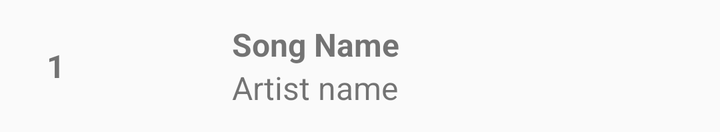
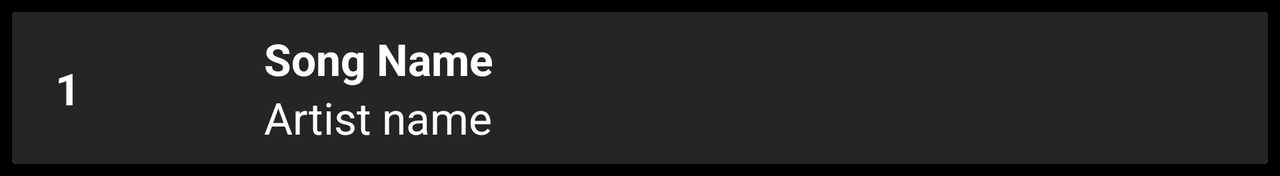

One screen, two layout resources from the same app: the default and the repository's alternative for another configuration. Each is rendered where Android would select it; the XML of both is given below.
<!-- AndroidManifest.xml: application theme AppTheme -->
<!-- res/layout/song_list.xml -->
<?xml version="1.0" encoding="utf-8"?>
<LinearLayout
    xmlns:android="http://schemas.android.com/apk/res/android"
    xmlns:tools="http://schemas.android.com/tools"
    android:layout_width="match_parent"
    android:layout_height="wrap_content"
    android:orientation="horizontal"
    android:padding="8dp">

    <TextView

        android:id="@+id/ordenSong"
        android:layout_width="40dp"
        android:layout_height="40dp"
        android:layout_gravity="center_vertical"
        android:textStyle="bold"
        android:gravity="center"
        android:textSize="16sp"
        tools:text="1" />
    <ImageView
        android:layout_marginStart="8dp"
        android:id="@+id/imagenSong"
        android:layout_width="50dp"
        android:layout_height="50dp" />


    <LinearLayout
        android:layout_width="0dp"
        android:layout_height="wrap_content"
        android:layout_gravity="center_vertical"

        android:layout_marginStart="10dp"
        android:layout_weight="1"
        android:orientation="vertical">

        <TextView
            android:id="@+id/songNameSong"
            android:layout_width="wrap_content"
            android:layout_height="wrap_content"
            android:text="Song Name"
            android:textStyle="bold"
            android:maxLines="2"
            android:textSize="16sp"
            />
        <TextView
            android:id="@+id/artistNameSong"
            android:layout_width="wrap_content"
            android:layout_height="wrap_content"
            android:ellipsize="end"

            android:textSize="16sp"
            tools:text="Artist name" />

    </LinearLayout>
    <ImageView
        android:layout_marginStart="8dp"
        android:id="@+id/imagenFavoritoSong"
        android:layout_width="wrap_content"
        android:layout_height="wrap_content"
        android:background="@drawable/ic_star_border_white_24dp"
        android:layout_gravity="center"/>
</LinearLayout>
<!-- resources referenced by this layout -->
<resources>
  <style name="AppTheme" parent="Theme.AppCompat.Light.DarkActionBar">
          
          <item name="colorPrimary">@color/colorPrimary</item>
          <item name="colorPrimaryDark">@color/colorPrimaryDark</item>
          <item name="colorAccent">#FFFFFFFF</item>
          <item name="windowActionBar">false</item>
          <item name="windowNoTitle">true</item>
      </style>
  <color name="colorPrimary">#c1030d</color>
  <color name="colorPrimaryDark">#570003</color>
</resources>
<!-- res/layout-land/song_list.xml (the repository's variant of the layout above) -->
<!-- drawn on the phone turned sideways -->
<?xml version="1.0" encoding="utf-8"?>
<LinearLayout
xmlns:android="http://schemas.android.com/apk/res/android"
xmlns:tools="http://schemas.android.com/tools"
android:layout_width="match_parent"
android:layout_height="wrap_content"
android:orientation="horizontal"
android:background="#000"
android:padding="6dp">


<android.support.v7.widget.CardView
    android:id="@+id/cardSong"
    android:background="#252525"
    android:layout_width="match_parent"
    android:layout_height="match_parent"
    >

    <LinearLayout
        android:background="#252525"
        android:id="@+id/song_list"
        xmlns:android="http://schemas.android.com/apk/res/android"
        xmlns:tools="http://schemas.android.com/tools"
        android:layout_width="match_parent"
        android:layout_height="wrap_content"
        android:orientation="horizontal"
        android:padding="8dp"
        >

        <TextView
            android:id="@+id/ordenSong"
            android:layout_width="40dp"
            android:layout_height="40dp"
            android:layout_gravity="center_vertical"
            android:textStyle="bold"
            android:gravity="center"
            android:textSize="22sp"
            android:textColor="#FFF"
            tools:text="1" />
        <ImageView
            android:id="@+id/imagenSong"
            android:layout_marginStart="8dp"
            android:layout_width="60dp"
            android:layout_height="60dp" />


        <LinearLayout
            android:layout_width="0dp"
            android:layout_height="wrap_content"
            android:layout_gravity="center_vertical"
            android:layout_marginStart="10dp"
            android:background="#252525"
            android:layout_weight="1"
            android:orientation="vertical">

            <TextView
                android:id="@+id/songNameSong"
                android:layout_width="wrap_content"
                android:layout_height="wrap_content"
                android:textStyle="bold"
                android:text="Song Name"
                android:maxLines="2"
                android:textSize="22sp"
                android:textColor="#FFF"
                />
            <TextView
                android:id="@+id/artistNameSong"
                android:layout_width="wrap_content"
                android:layout_height="wrap_content"
                android:ellipsize="end"
                android:textColor="#FFF"
                android:textSize="22sp"
                tools:text="Artist name" />

        </LinearLayout>
    </LinearLayout>
</android.support.v7.widget.CardView>
</LinearLayout>
